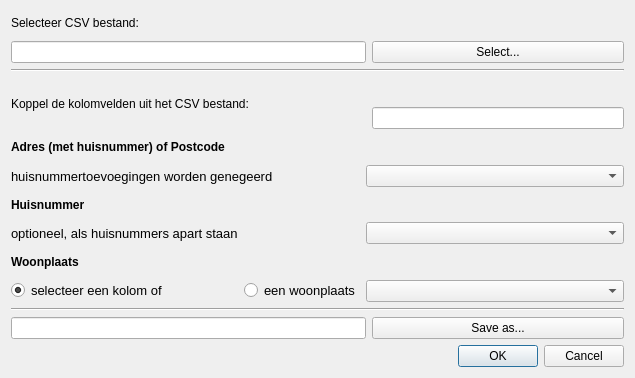
<?xml version="1.0" encoding="UTF-8"?>
<ui version="4.0">
 <class>pdokbaggeocoder_form</class>
 <widget class="QDialog" name="pdokbaggeocoder_form">
  <property name="windowModality">
   <enum>Qt::ApplicationModal</enum>
  </property>
  <property name="enabled">
   <bool>true</bool>
  </property>
  <property name="geometry">
   <rect>
    <x>0</x>
    <y>0</y>
    <width>635</width>
    <height>378</height>
   </rect>
  </property>
  <property name="mouseTracking">
   <bool>false</bool>
  </property>
  <property name="windowTitle">
   <string>PDOK BAG Geocoder</string>
  </property>
  <layout class="QGridLayout" name="gridLayout">
   <item row="13" column="0" colspan="3">
    <widget class="QLineEdit" name="shapefilename">
     <property name="text">
      <string/>
     </property>
     <property name="readOnly">
      <bool>false</bool>
     </property>
    </widget>
   </item>
   <item row="7" column="0">
    <widget class="QLabel" name="housenumber_label">
     <property name="font">
      <font>
       <weight>75</weight>
       <bold>true</bold>
      </font>
     </property>
     <property name="text">
      <string>Huisnummer</string>
     </property>
    </widget>
   </item>
   <item row="8" column="2" colspan="2">
    <widget class="QComboBox" name="housenumber"/>
   </item>
   <item row="1" column="3">
    <widget class="QPushButton" name="browse_infile">
     <property name="text">
      <string>Select...</string>
     </property>
    </widget>
   </item>
   <item row="9" column="0">
    <widget class="QLabel" name="city_label">
     <property name="font">
      <font>
       <weight>75</weight>
       <bold>true</bold>
      </font>
     </property>
     <property name="text">
      <string>Woonplaats</string>
     </property>
    </widget>
   </item>
   <item row="10" column="2" colspan="2">
    <widget class="QComboBox" name="city"/>
   </item>
   <item row="10" column="1">
    <widget class="QRadioButton" name="radio_list">
     <property name="font">
      <font>
       <pointsize>10</pointsize>
      </font>
     </property>
     <property name="text">
      <string>een woonplaats</string>
     </property>
     <property name="checked">
      <bool>false</bool>
     </property>
     <property name="autoExclusive">
      <bool>true</bool>
     </property>
    </widget>
   </item>
   <item row="6" column="2" colspan="2">
    <widget class="QComboBox" name="address"/>
   </item>
   <item row="10" column="0">
    <widget class="QRadioButton" name="radio_column">
     <property name="font">
      <font>
       <pointsize>10</pointsize>
      </font>
     </property>
     <property name="text">
      <string>selecteer een kolom of</string>
     </property>
     <property name="checked">
      <bool>true</bool>
     </property>
    </widget>
   </item>
   <item row="1" column="0" colspan="3">
    <widget class="QLineEdit" name="infilename">
     <property name="text">
      <string/>
     </property>
     <property name="readOnly">
      <bool>false</bool>
     </property>
    </widget>
   </item>
   <item row="2" column="0" colspan="4">
    <widget class="Line" name="line">
     <property name="orientation">
      <enum>Qt::Horizontal</enum>
     </property>
    </widget>
   </item>
   <item row="6" column="0" colspan="2">
    <widget class="QLabel" name="address_sublabel">
     <property name="font">
      <font>
       <pointsize>10</pointsize>
       <weight>50</weight>
       <bold>false</bold>
      </font>
     </property>
     <property name="text">
      <string>huisnummertoevoegingen worden genegeerd</string>
     </property>
    </widget>
   </item>
   <item row="5" column="0" colspan="2">
    <widget class="QLabel" name="address_label">
     <property name="font">
      <font>
       <weight>75</weight>
       <bold>true</bold>
      </font>
     </property>
     <property name="text">
      <string>Adres (met huisnummer) of Postcode</string>
     </property>
    </widget>
   </item>
   <item row="3" column="0" rowspan="2" colspan="3">
    <widget class="QLabel" name="label_add_column_selection">
     <property name="text">
      <string>Koppel de kolomvelden uit het CSV bestand: </string>
     </property>
    </widget>
   </item>
   <item row="13" column="3">
    <widget class="QPushButton" name="browse_shapefile">
     <property name="text">
      <string>Save as...</string>
     </property>
    </widget>
   </item>
   <item row="8" column="0">
    <widget class="QLabel" name="housenumber_sublabel">
     <property name="font">
      <font>
       <pointsize>10</pointsize>
       <weight>50</weight>
       <bold>false</bold>
      </font>
     </property>
     <property name="text">
      <string>optioneel, als huisnummers apart staan</string>
     </property>
    </widget>
   </item>
   <item row="14" column="2" colspan="2">
    <widget class="QDialogButtonBox" name="buttonBox">
     <property name="orientation">
      <enum>Qt::Horizontal</enum>
     </property>
     <property name="standardButtons">
      <set>QDialogButtonBox::Cancel|QDialogButtonBox::Ok</set>
     </property>
    </widget>
   </item>
   <item row="0" column="0">
    <widget class="QLabel" name="label_select_file">
     <property name="text">
      <string>Selecteer CSV bestand:</string>
     </property>
    </widget>
   </item>
   <item row="12" column="0" colspan="4">
    <widget class="Line" name="line_2">
     <property name="orientation">
      <enum>Qt::Horizontal</enum>
     </property>
    </widget>
   </item>
   <item row="4" column="3">
    <widget class="QLineEdit" name="notfoundfilename"/>
   </item>
  </layout>
 </widget>
 <resources/>
 <connections>
  <connection>
   <sender>buttonBox</sender>
   <signal>accepted()</signal>
   <receiver>pdokbaggeocoder_form</receiver>
   <slot>accept()</slot>
   <hints>
    <hint type="sourcelabel">
     <x>248</x>
     <y>254</y>
    </hint>
    <hint type="destinationlabel">
     <x>157</x>
     <y>274</y>
    </hint>
   </hints>
  </connection>
  <connection>
   <sender>buttonBox</sender>
   <signal>rejected()</signal>
   <receiver>pdokbaggeocoder_form</receiver>
   <slot>reject()</slot>
   <hints>
    <hint type="sourcelabel">
     <x>316</x>
     <y>260</y>
    </hint>
    <hint type="destinationlabel">
     <x>286</x>
     <y>274</y>
    </hint>
   </hints>
  </connection>
 </connections>
</ui>
